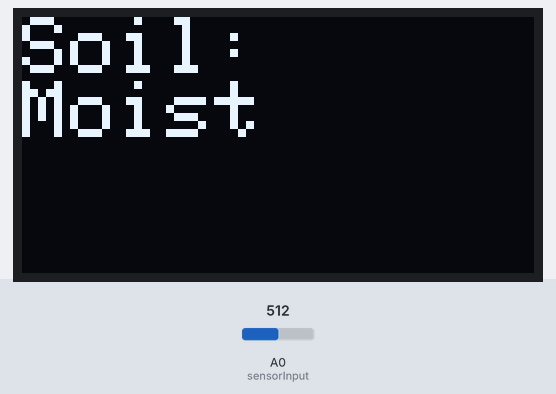
Recording of a sketch running on a simulated Arduino Uno, built with avr-gcc and run on an emulated ATmega328P. Shown: 128×64 one-colour display. The inputs (shaded band) are chosen by the test bench; at power-on: A0 (sensorInput) = 512. What the sketch prints to the serial monitor is not drawn.

Above: at 1.3 s.
1.4 s: A0 (sensorInput) set to 477
2.9 s: A0 (sensorInput) set to 443
At 4.4 s:
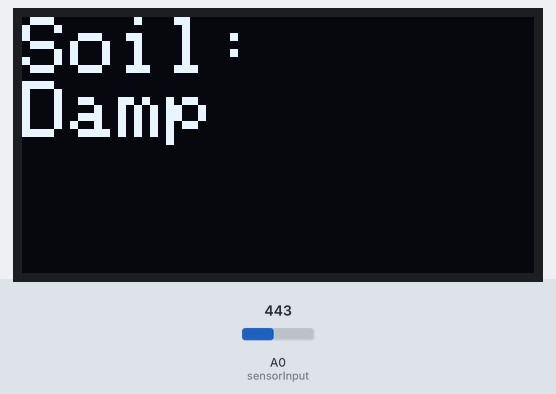
4.7 s: A0 (sensorInput) set to 398
6.2 s: A0 (sensorInput) set to 366
At 7.0 s:
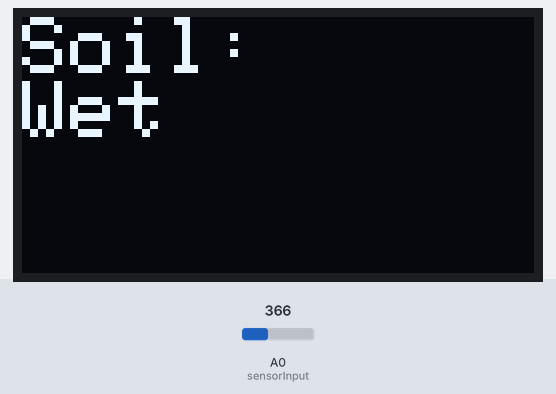
7.9 s: A0 (sensorInput) set to 511
At 8.9 s:
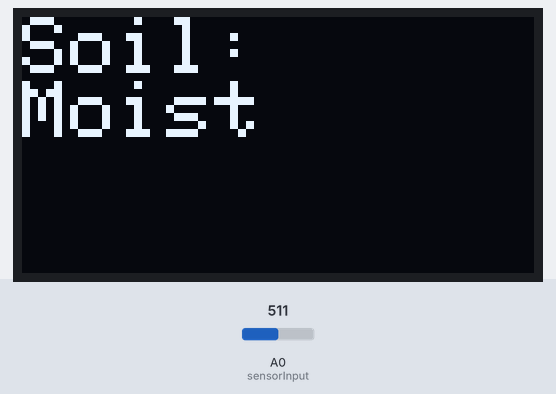
9.4 s: A0 (sensorInput) set to 306
At 10.8 s:
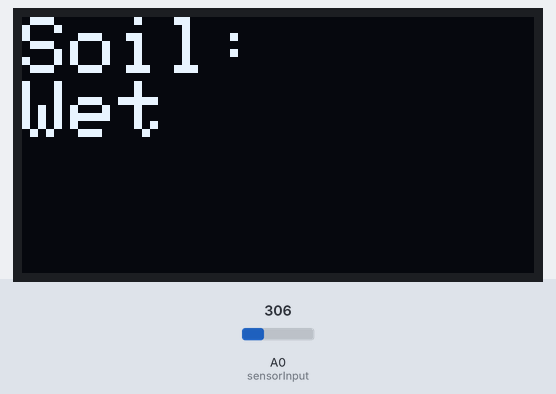
Timing chart, 0 to 12.0 s (numbered marks = the images above; inputs shaded):
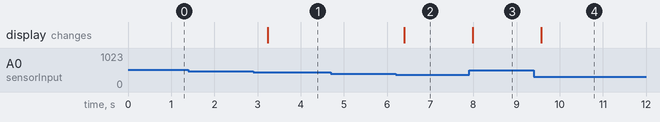

Measured:
- the behaviour switches between 460 and 459 on A0 (sensorInput) (found by bisection; images 0 and 1)
- the behaviour switches between 380 and 379 on A0 (sensorInput) (found by bisection; images 1 and 2)
- after the input at 1.4 s, every drawn part: stays the same
- after the input at 2.9 s, the display: changes after 0.33 s (image 1)
- after the input at 4.7 s, every drawn part: stays the same
- after the input at 6.2 s, the display: changes after 0.20 s (image 2)
- after the input at 7.9 s, the display: changes after 0.09 s (image 3)
- after the input at 9.4 s, the display: changes after 0.18 s (image 4)

The sketch:

SSD1306_Soil_Meter.ino
```cpp
/*********************************************************************
  This is an example for reading the analog sensor output of a
  capacitive soil moisture probe and displaying the result on a
  128x64 OLED display over the I2C bus.

  This example requires the SSD1306 display driver by Adafruit:
  https://github.com/adafruit/Adafruit_SSD1306

  Video detailing the capacitive soil moisture measurement probe:
  https://youtu.be/pdGRs7GXBeE

*********************************************************************/

#include <Wire.h>
#include <Adafruit_SSD1306.h>

#define OLED_RESET 4
Adafruit_SSD1306 display(OLED_RESET);

// make sure the SSD1306 driver is configured for 64 line height
#if (SSD1306_LCDHEIGHT != 64)
#error("Height incorrect, please fix Adafruit_SSD1306.h!");
#endif

const int wetProbe      = 300;   // wet readings are around 1.5v or analog input value ~300
const int dryProbe      = 620;   // dry readings are around   3v or analog input value ~620


// Analog Sensor Input Pin
int sensorInput         = 0;    // soil probe is on analog input 0

// Variables
int validSensorReading  = 0;    // valid sensor analog reading to record
int sensorReading;              // new sensor reading to evaluate and record or discard
int sensorResult;               // scaled sensor data [0..3] = [wet, damp, moist, dry]


void setup()   {

  Serial.begin(9600);           // some debug messages will display sensor raw data

  display.begin(SSD1306_SWITCHCAPVCC, 0x3C);  // initialize with the I2C address of the display
  display.clearDisplay();                     // clear the display buffer
}


void loop() {

  sensorReading = analogRead(sensorInput);
  if (abs(validSensorReading - sensorReading) > 10) {
    validSensorReading = sensorReading;
  }

  sensorResult = map(validSensorReading, wetProbe, dryProbe, 0, 4);  // scale analog input to a smaller range for wet to dry
  //             map(value, fromLow, fromHigh, toLow, toHigh)

  Serial.print ("Scaled Sensor Reading 0-4: ");
  Serial.println (sensorResult);
  Serial.println ();


  // display the correct soil moisture level on the display
  // lower voltages represent more wet levels
  switch (sensorResult) {
    case 0:
      displayTextProbe("Wet");
      break;
    case 1:
      displayTextProbe("Damp");
      break;
    case 2:
      displayTextProbe("Moist");
      break;
    case 3:
      displayTextProbe("Dry");
      break;
    case 4:    // same as case 3, due to how map works.
      displayTextProbe("Dry");
      break;
  }
  delay(500);
}

void displayTextProbe(const char * sensorDisplay) {
  display.setTextSize(2);
  display.setTextColor(WHITE);
  display.setCursor(0, 0);
  display.clearDisplay();
  display.println("Soil: ");
  display.println(sensorDisplay);
  display.display();
  delay(1);
}
```
